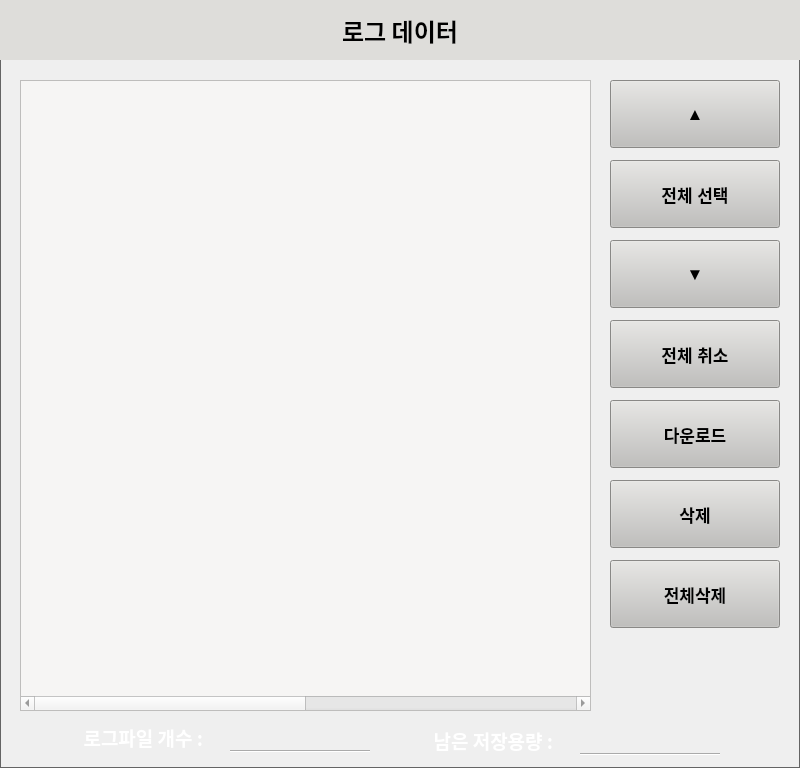
   <widget class="QFrame" name="Frame_Log">
    <property name="geometry">
     <rect>
      <x>30</x>
      <y>30</y>
      <width>800</width>
      <height>768</height>
     </rect>
    </property>
    <property name="styleSheet">
     <string notr="true">color: rgb(100, 100, 100);</string>
    </property>
    <property name="frameShape">
     <enum>QFrame::Panel</enum>
    </property>
    <property name="frameShadow">
     <enum>QFrame::Plain</enum>
    </property>
    <widget class="QLabel" name="label_Log_Title">
     <property name="geometry">
      <rect>
       <x>0</x>
       <y>0</y>
       <width>800</width>
       <height>60</height>
      </rect>
     </property>
     <property name="font">
      <font>
       <family>굴림</family>
       <pointsize>18</pointsize>
       <weight>75</weight>
       <bold>true</bold>
      </font>
     </property>
     <property name="styleSheet">
      <string notr="true">color: rgb(0, 0, 0);
background-color: rgb(222, 221, 218);</string>
     </property>
     <property name="text">
      <string>로그 데이터</string>
     </property>
     <property name="alignment">
      <set>Qt::AlignCenter</set>
     </property>
    </widget>
    <widget class="QTableWidget" name="table_Log">
     <property name="geometry">
      <rect>
       <x>20</x>
       <y>80</y>
       <width>571</width>
       <height>631</height>
      </rect>
     </property>
     <property name="font">
      <font>
       <pointsize>13</pointsize>
       <weight>50</weight>
       <bold>false</bold>
      </font>
     </property>
     <property name="styleSheet">
      <string notr="true">background-color: rgb(246, 245, 244);</string>
     </property>
     <property name="selectionMode">
      <enum>QAbstractItemView::SingleSelection</enum>
     </property>
     <property name="selectionBehavior">
      <enum>QAbstractItemView::SelectRows</enum>
     </property>
     <property name="showGrid">
      <bool>true</bool>
     </property>
     <property name="rowCount">
      <number>0</number>
     </property>
     <property name="columnCount">
      <number>2</number>
     </property>
     <attribute name="horizontalHeaderVisible">
      <bool>false</bool>
     </attribute>
     <attribute name="horizontalHeaderDefaultSectionSize">
      <number>308</number>
     </attribute>
     <attribute name="horizontalHeaderHighlightSections">
      <bool>false</bool>
     </attribute>
     <attribute name="horizontalHeaderMinimumSectionSize">
      <number>62</number>
     </attribute>
     <attribute name="horizontalHeaderStretchLastSection">
      <bool>true</bool>
     </attribute>
     <attribute name="verticalHeaderVisible">
      <bool>false</bool>
     </attribute>
     <attribute name="verticalHeaderDefaultSectionSize">
      <number>40</number>
     </attribute>
     <attribute name="verticalHeaderHighlightSections">
      <bool>false</bool>
     </attribute>
     <attribute name="verticalHeaderMinimumSectionSize">
      <number>40</number>
     </attribute>
     <column>
      <property name="text">
       <string>파일명</string>
      </property>
      <property name="font">
       <font>
        <pointsize>13</pointsize>
        <weight>50</weight>
        <bold>false</bold>
       </font>
      </property>
      <property name="background">
       <color>
        <red>180</red>
        <green>180</green>
        <blue>180</blue>
       </color>
      </property>
     </column>
     <column>
      <property name="text">
       <string>파일크기</string>
      </property>
      <property name="font">
       <font>
        <pointsize>13</pointsize>
        <weight>50</weight>
        <bold>false</bold>
       </font>
      </property>
      <property name="textAlignment">
       <set>AlignCenter</set>
      </property>
      <property name="background">
       <color>
        <red>180</red>
        <green>180</green>
        <blue>180</blue>
       </color>
      </property>
     </column>
    </widget>
    <widget class="QPushButton" name="Button_Log_Up">
     <property name="geometry">
      <rect>
       <x>610</x>
       <y>80</y>
       <width>170</width>
       <height>68</height>
      </rect>
     </property>
     <property name="font">
      <font>
       <pointsize>13</pointsize>
       <weight>75</weight>
       <bold>true</bold>
      </font>
     </property>
     <property name="styleSheet">
      <string notr="true">color: rgb(0, 0, 0);
background-color: rgb(192, 191, 188);</string>
     </property>
     <property name="text">
      <string>▲</string>
     </property>
    </widget>
    <widget class="QPushButton" name="Button_Log_SelectAll">
     <property name="geometry">
      <rect>
       <x>610</x>
       <y>160</y>
       <width>170</width>
       <height>68</height>
      </rect>
     </property>
     <property name="font">
      <font>
       <pointsize>13</pointsize>
       <weight>75</weight>
       <bold>true</bold>
      </font>
     </property>
     <property name="styleSheet">
      <string notr="true">color: rgb(0, 0, 0);
background-color: rgb(192, 191, 188);</string>
     </property>
     <property name="text">
      <string>전체 선택</string>
     </property>
    </widget>
    <widget class="QPushButton" name="Button_Log_Down">
     <property name="geometry">
      <rect>
       <x>610</x>
       <y>240</y>
       <width>170</width>
       <height>68</height>
      </rect>
     </property>
     <property name="font">
      <font>
       <pointsize>13</pointsize>
       <weight>75</weight>
       <bold>true</bold>
      </font>
     </property>
     <property name="styleSheet">
      <string notr="true">color: rgb(0, 0, 0);
background-color: rgb(192, 191, 188);</string>
     </property>
     <property name="text">
      <string>▼</string>
     </property>
    </widget>
    <widget class="QPushButton" name="Button_Log_UnselectAll">
     <property name="geometry">
      <rect>
       <x>610</x>
       <y>320</y>
       <width>170</width>
       <height>68</height>
      </rect>
     </property>
     <property name="font">
      <font>
       <pointsize>13</pointsize>
       <weight>75</weight>
       <bold>true</bold>
      </font>
     </property>
     <property name="styleSheet">
      <string notr="true">color: rgb(0, 0, 0);
background-color: rgb(192, 191, 188);</string>
     </property>
     <property name="text">
      <string>전체 취소</string>
     </property>
    </widget>
    <widget class="QPushButton" name="Button_Log_Download">
     <property name="geometry">
      <rect>
       <x>610</x>
       <y>400</y>
       <width>170</width>
       <height>68</height>
      </rect>
     </property>
     <property name="font">
      <font>
       <pointsize>13</pointsize>
       <weight>75</weight>
       <bold>true</bold>
      </font>
     </property>
     <property name="styleSheet">
      <string notr="true">color: rgb(0, 0, 0);
background-color: rgb(192, 191, 188);</string>
     </property>
     <property name="text">
      <string>다운로드</string>
     </property>
    </widget>
    <widget class="QPushButton" name="Button_Log_Delete">
     <property name="geometry">
      <rect>
       <x>610</x>
       <y>480</y>
       <width>170</width>
       <height>68</height>
      </rect>
     </property>
     <property name="font">
      <font>
       <pointsize>13</pointsize>
       <weight>75</weight>
       <bold>true</bold>
      </font>
     </property>
     <property name="styleSheet">
      <string notr="true">color: rgb(0, 0, 0);
background-color: rgb(192, 191, 188);</string>
     </property>
     <property name="text">
      <string>삭제</string>
     </property>
    </widget>
    <widget class="QPushButton" name="Button_Log_DeleteAll">
     <property name="geometry">
      <rect>
       <x>610</x>
       <y>560</y>
       <width>170</width>
       <height>68</height>
      </rect>
     </property>
     <property name="font">
      <font>
       <pointsize>13</pointsize>
       <weight>75</weight>
       <bold>true</bold>
      </font>
     </property>
     <property name="styleSheet">
      <string notr="true">color: rgb(0, 0, 0);
background-color: rgb(192, 191, 188);</string>
     </property>
     <property name="text">
      <string>전체삭제</string>
     </property>
    </widget>
    <widget class="QLabel" name="label_log_file">
     <property name="geometry">
      <rect>
       <x>60</x>
       <y>727</y>
       <width>171</width>
       <height>21</height>
      </rect>
     </property>
     <property name="font">
      <font>
       <family>굴림</family>
       <pointsize>14</pointsize>
       <weight>75</weight>
       <bold>true</bold>
      </font>
     </property>
     <property name="styleSheet">
      <string notr="true">color: rgb(255, 255, 255);</string>
     </property>
     <property name="text">
      <string>로그파일 개수 : </string>
     </property>
     <property name="alignment">
      <set>Qt::AlignCenter</set>
     </property>
    </widget>
    <widget class="QLabel" name="label_log_file_no">
     <property name="geometry">
      <rect>
       <x>239</x>
       <y>725</y>
       <width>120</width>
       <height>21</height>
      </rect>
     </property>
     <property name="font">
      <font>
       <family>굴림</family>
       <pointsize>14</pointsize>
       <weight>75</weight>
       <bold>true</bold>
      </font>
     </property>
     <property name="styleSheet">
      <string notr="true">color: rgb(255, 255, 255);</string>
     </property>
     <property name="text">
      <string/>
     </property>
     <property name="alignment">
      <set>Qt::AlignCenter</set>
     </property>
    </widget>
    <widget class="Line" name="line_8">
     <property name="geometry">
      <rect>
       <x>230</x>
       <y>750</y>
       <width>140</width>
       <height>2</height>
      </rect>
     </property>
     <property name="styleSheet">
      <string notr="true">background-color: rgb(255, 255, 255);</string>
     </property>
     <property name="orientation">
      <enum>Qt::Horizontal</enum>
     </property>
    </widget>
    <widget class="QLabel" name="label_log_storage">
     <property name="geometry">
      <rect>
       <x>410</x>
       <y>730</y>
       <width>171</width>
       <height>21</height>
      </rect>
     </property>
     <property name="font">
      <font>
       <family>굴림</family>
       <pointsize>14</pointsize>
       <weight>75</weight>
       <bold>true</bold>
      </font>
     </property>
     <property name="styleSheet">
      <string notr="true">color: rgb(255, 255, 255);</string>
     </property>
     <property name="text">
      <string>남은 저장용량 : </string>
     </property>
     <property name="alignment">
      <set>Qt::AlignCenter</set>
     </property>
    </widget>
    <widget class="QLabel" name="label_log_storage_Value">
     <property name="geometry">
      <rect>
       <x>589</x>
       <y>728</y>
       <width>131</width>
       <height>21</height>
      </rect>
     </property>
     <property name="font">
      <font>
       <family>굴림</family>
       <pointsize>14</pointsize>
       <weight>75</weight>
       <bold>true</bold>
      </font>
     </property>
     <property name="styleSheet">
      <string notr="true">color: rgb(255, 255, 255);</string>
     </property>
     <property name="text">
      <string/>
     </property>
     <property name="alignment">
      <set>Qt::AlignCenter</set>
     </property>
    </widget>
    <widget class="Line" name="line_9">
     <property name="geometry">
      <rect>
       <x>580</x>
       <y>753</y>
       <width>140</width>
       <height>2</height>
      </rect>
     </property>
     <property name="styleSheet">
      <string notr="true">background-color: rgb(255, 255, 255);</string>
     </property>
     <property name="orientation">
      <enum>Qt::Horizontal</enum>
     </property>
    </widget>
   </widget>
